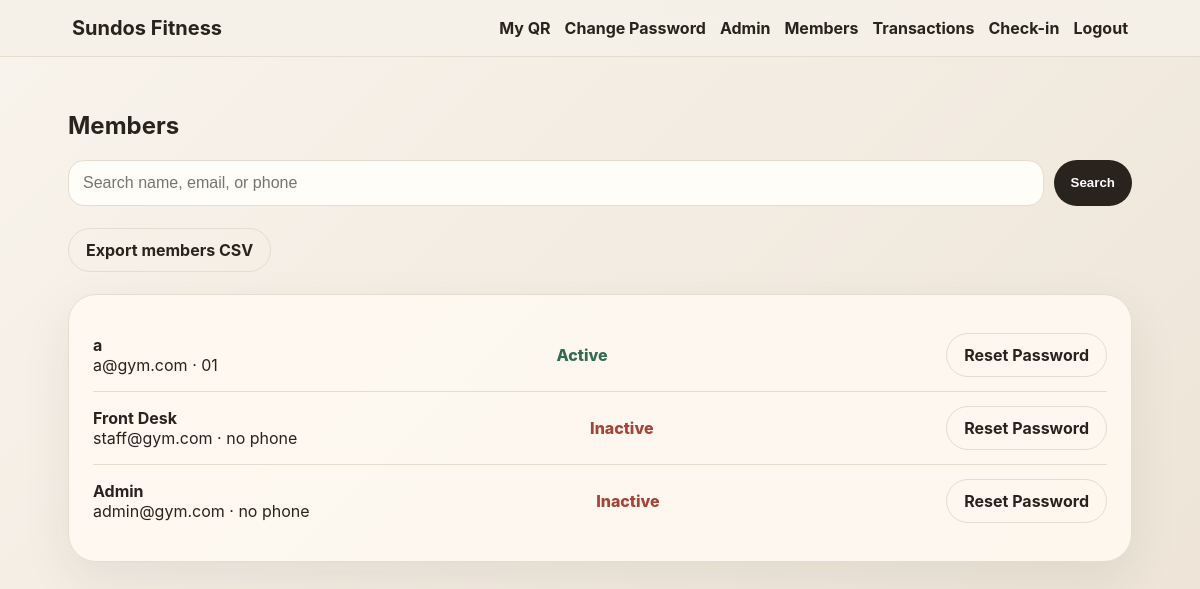
Screenshot of /admin/members (signed in) with the database file from the repository.
### app.py (models this page shows)
class User(db.Model):
    id = db.Column(db.Integer, primary_key=True)
    name = db.Column(db.String(120), nullable=False)
    email = db.Column(db.String(160), unique=True, nullable=False)
    phone = db.Column(db.String(30))
    password_hash = db.Column(db.String(255), nullable=False)
    role = db.Column(db.String(20), default='member') # member, staff, admin
    created_at = db.Column(db.DateTime, default=datetime.utcnow)
    membership_type = db.Column(db.String(30))
    membership_expiry = db.Column(db.DateTime)
    member_qr_token = db.Column(db.String(80), unique=True, default=lambda: uuid.uuid4().hex)
    payments = db.relationship('Payment', backref='user', lazy=True)

### app.py (the view)
@app.route('/admin/members')
@staff_required
def members():
    q = request.args.get('q','').strip()
    query = User.query
    if q:
        query = query.filter((User.name.ilike(f'%{q}%')) | (User.email.ilike(f'%{q}%')) | (User.phone.ilike(f'%{q}%')))
    return render_template('members.html', members=query.order_by(User.created_at.desc()).all(), q=q, now=datetime.utcnow())

### app.py (called while the page is built)
def current_user():
    uid = session.get('user_id')
    return User.query.get(uid) if uid else None

@app.context_processor
def inject_globals():
    return dict(current_user=current_user(), gym_name=GYM_NAME, payment_mode=PAYMENT_MODE, plans=PLANS)

def staff_required(fn):
    @wraps(fn)
    def wrapper(*args, **kwargs):
        u = current_user()
        if not u or u.role not in ['staff', 'admin']:
            flash('Staff access required.', 'danger')
            return redirect(url_for('home'))
        return fn(*args, **kwargs)
    return wrapper

### templates/members.html
{% extends 'base.html' %}{% block content %}<h2>Members</h2><form class="search"><input name="q" value="{{q}}" placeholder="Search name, email, or phone"><button class="btn">Search</button></form><div class="actions"><a class="btn ghost" href="{{url_for('export_members_csv')}}">Export members CSV</a></div><div class="card table">{% for m in members %}<div class="row"><a class="link" href="{{url_for('member_detail',user_id=m.id)}}"><div><b>{{m.name}}</b><br><span>{{m.email}} · {{m.phone or 'no phone'}}</span></div></a><span class="status {{'good' if m.membership_expiry and m.membership_expiry>now else 'bad'}}">{{'Active' if m.membership_expiry and m.membership_expiry>now else 'Inactive'}}</span>{% if current_user.role == 'admin' %}<a class="btn ghost" href="{{url_for('admin_reset_password',user_id=m.id)}}">Reset Password</a>{% endif %}</div>{% endfor %}</div>{% endblock %}

### static/style.css (style rules this page uses)
:root { --bg:#f5f0e8;--card:#fffaf2;--ink:#28231d;--muted:#7e7467;--line:#e5dccf;--accent:#8b6f47;--accent2:#2f3b2f;--bad:#a44438;--good:#326d4f }
* { box-sizing:border-box }
body { margin:0;background:linear-gradient(135deg,#f8f3ec,#eee5d8);color:var(--ink);font-family:-apple-system,BlinkMacSystemFont,"Segoe UI",Roboto,Arial,sans-serif }
a { color:var(--ink);text-decoration:none }
.pill,.btn { background:var(--ink);color:#fff!important;padding:11px 17px;border-radius:999px;border:0;display:inline-block;font-weight:750;cursor:pointer }
.btn.ghost { background:transparent;color:var(--ink)!important;border:1px solid var(--line) }
.hero-card,.card,.form-card,.metric { background:rgba(255,250,242,.88);border:1px solid var(--line);border-radius:28px;padding:24px;box-shadow:0 18px 50px rgba(48,35,20,.08) }
.actions { display:flex;gap:12px;flex-wrap:wrap;margin:22px 0 }
input,textarea,select { width:100%;padding:13px 14px;border-radius:16px;border:1px solid var(--line);background:#fffdf8;font-size:16px }
.status { font-weight:850 }
.good { color:var(--good) }
.bad { color:var(--bad) }
.row { display:flex;justify-content:space-between;align-items:center;gap:12px;padding:14px 0;border-bottom:1px solid var(--line) }
.row:last-child { border-bottom:0 }
.search { display:flex;gap:10px;margin-bottom:14px }

### rows the page displays
User: name "a", email "a@gym.com", phone "01", membership_expiry "Active"
User: name "Front Desk", email "staff@gym.com", phone "no phone", membership_expiry "Inactive"
User: name "Admin", email "admin@gym.com", phone "no phone", membership_expiry "Inactive"

### other values shown
{{ gym_name }} "Sundos Fitness"
